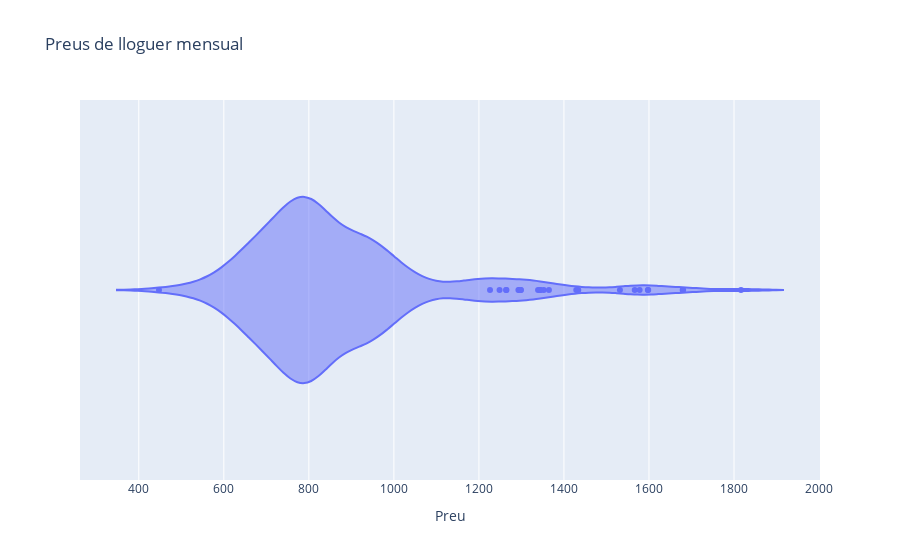

This figure's notebook cell:
### Markdown cell above
**Faig una visualització numèrica (Preu):**

### Code cell
import plotly.express as px #plotly express es un modul de plotly per fer plots d'una manera ràpida

px.violin(lloguerEurosmes,x='Preu', title='Preus de lloguer mensual') #miro la distribució del preu de lloguer mensual

#Per guardar com a imatge nomes s'ha de fer click al gràfic i "Download plot as .png"

### Figure 1 — Plotly figure (JSON) as saved in the notebook; plotly's stock layout.template omitted (floating-point values rounded to 4 significant figures; data arrays with more than 128 entries replaced by an {"elided": "..."} marker saying what was removed)
{"data": [{"alignmentgroup": "True", "box": {"visible": false}, "hovertemplate": "Preu=%{x}<extra></extra>", "legendgroup": "", "marker": {"color": "#636efa"}, "name": "", "offsetgroup": "", "orientation": "h", "scalegroup": "True", "showlegend": false, "type": "violin", "x": {"elided": "292 float values"}, "x0": " ", "xaxis": "x", "y0": " ", "yaxis": "y"}], "layout": {"legend": {"tracegroupgap": 0}, "title": {"text": "Preus de lloguer mensual"}, "violinmode": "group", "xaxis": {"anchor": "y", "domain": [0, 1], "title": {"text": "Preu"}}, "yaxis": {"anchor": "x", "domain": [0, 1]}}}
